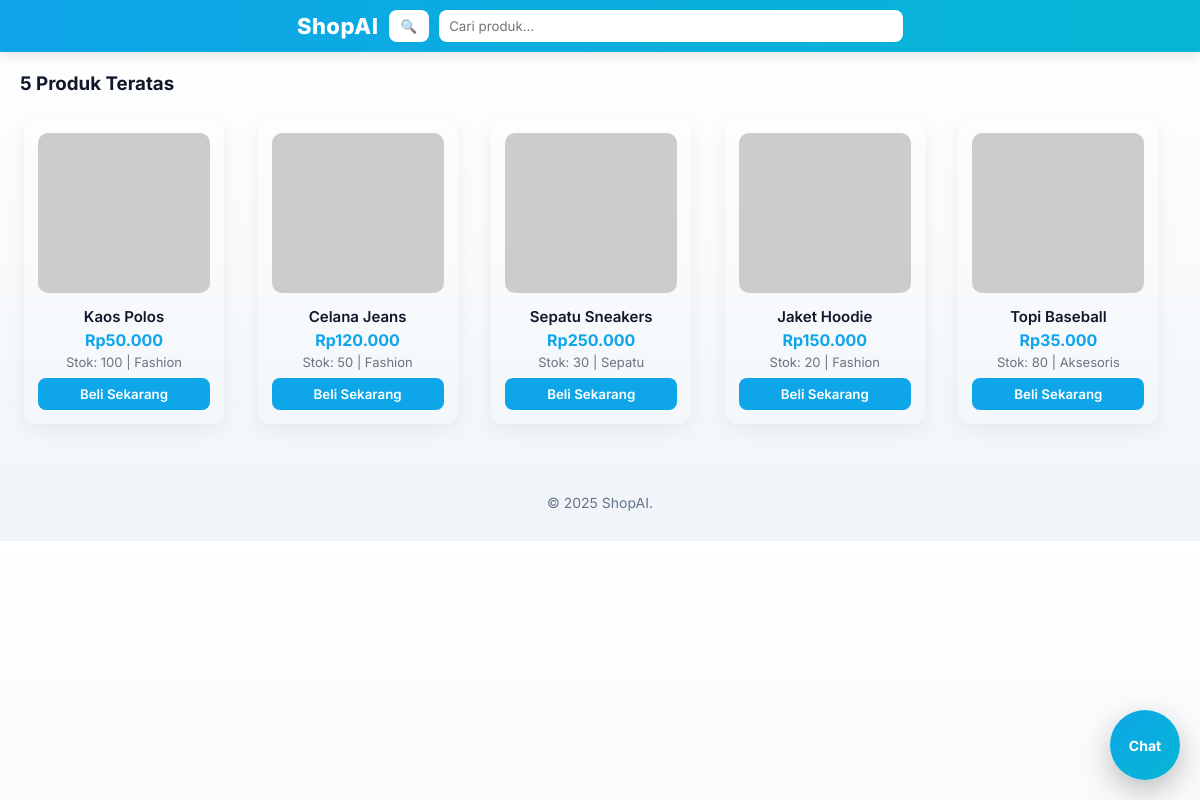
The page / on the database its author committed.
### tables this page shows
CREATE TABLE IF NOT EXISTS products (
  id INT AUTO_INCREMENT PRIMARY KEY,
  sku VARCHAR(32) UNIQUE NOT NULL,
  name VARCHAR(128) NOT NULL,
  short_desc VARCHAR(255),
  long_desc TEXT,
  price INT NOT NULL,
  stock INT DEFAULT 0,
  category VARCHAR(64),
  image_url VARCHAR(255),
  created_at TIMESTAMP DEFAULT CURRENT_TIMESTAMP
);

### index.php (the view, shortened to what this page needs)
<?php
$conn = new mysqli(DB_HOST, DB_USER, DB_PASS, DB_NAME);
$stmt = $conn->prepare("SELECT id, sku, name, price, stock, category, image_url FROM products ORDER BY id ASC LIMIT 5");
$stmt->execute();
$result = $stmt->get_result();
$fiveProducts = [];
while($row = $result->fetch_assoc()){
    $fiveProducts[] = $row;
}
?>
<!doctype html>
<html>
<head>
  <link rel="stylesheet" href="assets/style.css">
</head>
<header class="navbar">
  <div class="logo">ShopAI</div>
  <button class="search-btn">🔍</button>
  <input type="text" placeholder="Cari produk..." class="search-box">
</header>
<body>
  <div class="chat-button" id="openBtn">Chat</div>
  <h3 style="margin:20px 20px 10px 20px;">5 Produk Teratas</h3>
  <div class="products">
    <?php foreach($fiveProducts as $p): ?>
      <div class="product-card">
  <?php if($p['image_url']): ?>
    <img src="<?= htmlspecialchars($p['image_url']) ?>" alt="<?= htmlspecialchars($p['name']) ?>">
  <?php else: ?>
    <div style="width:100%;height:160px;background:#eee;border-radius:6px;margin-bottom:6px;"></div>
  <?php endif; ?>
  <div class="name"><?= htmlspecialchars($p['name']) ?></div>
  <div class="price">Rp<?= number_format($p['price'],0,",",".") ?></div>
  <div class="meta">Stok: <?= $p['stock'] ?> | <?= htmlspecialchars($p['category']) ?></div>
  <button>Beli Sekarang</button>
</div>
    <?php endforeach; ?>
  </div>
</body>
<footer class="footer">
  <p>© 2025 ShopAI.</p>
</footer>
</html>

### assets/style.css (style rules this page uses)
:root { --accent:#0ea5e9; --accent-2:#06b6d4; --muted:#6b7280; --bg:#f8fafc; }
* { box-sizing:border-box;font-family:Inter, system-ui, -apple-system, 'Segoe UI', Roboto, 'Helvetica Neue', Arial }
body { margin:0;background:linear-gradient(180deg,#ffffff 0%, #f1f5f9 100%);color:#0f172a }
.chat-button { position:fixed; right:20px; bottom:20px; width:70px; height:70px; border-radius:50%; background:radial-gradient(circle at top left, var(--accent), var(--accent-2)); color:#fff; font-weight:700; font-size:14px; display:flex; align-items:center; justify-content:center; cursor:pointer; box-shadow:0 10px 30px rgba(0,0,0,0.25); z-index:60; transition:all .3s ease; }
.product-card { border:none; border-radius:12px; padding:14px; width:200px; text-align:center; background:var(--card-bg); box-shadow:0 6px 20px rgba(2,6,23,0.06); transition:transform .2s ease, box-shadow .2s ease; position:relative; }
.product-card img { width:100%; height:160px; object-fit:cover; border-radius:10px; margin-bottom:10px; }
.product-card .name { font-weight:600; font-size:15px; margin-bottom:4px; }
.product-card .price { color:var(--accent); font-size:16px; font-weight:700; margin-bottom:4px; }
.product-card .meta { font-size:13px; color:var(--muted); }
.product-card button { margin-top:8px; width:100%; background:var(--accent); color:white; border:none; padding:8px; border-radius:8px; font-weight:600; transition:0.2s; }
.btn-lang, .quick, .chat-input button, .product-card button { padding:8px 12px; border-radius:8px; border:none; cursor:pointer; font-weight:600; }
h3 { margin:18px 20px 8px 20px; color:#0f172a }
.product-card .name { font-size:15px }
.navbar { display:flex; align-items:center; justify-content:center; gap:10px; background:linear-gradient(90deg,var(--accent),var(--accent-2)); padding:10px 20px; color:white; box-shadow:0 4px 12px rgba(0,0,0,0.1); }
.logo { font-size:22px; font-weight:800; letter-spacing:0.5px; }
.search-box { width:40%; padding:8px 10px; border-radius:8px; border:none; outline:none; }
.search-btn { background:white; border:none; padding:8px 12px; border-radius:8px; cursor:pointer; font-weight:700; color:var(--accent); }
.footer { text-align:center; padding:16px; color:#64748b; font-size:14px; background:#f1f5f9; margin-top:40px; }
.products { display:grid; grid-template-columns:repeat(auto-fit, minmax(160px,1fr)); gap:16px; margin:24px; }

### rows shown on the page
products: name "Kaos Polos", price "50.000", stock "100", category "Fashion"
products: name "Celana Jeans", price "120.000", stock "50", category "Fashion"
products: name "Sepatu Sneakers", price "250.000", stock "30", category "Sepatu"
products: name "Jaket Hoodie", price "150.000", stock "20", category "Fashion"
products: name "Topi Baseball", price "35.000", stock "80", category "Aksesoris"
